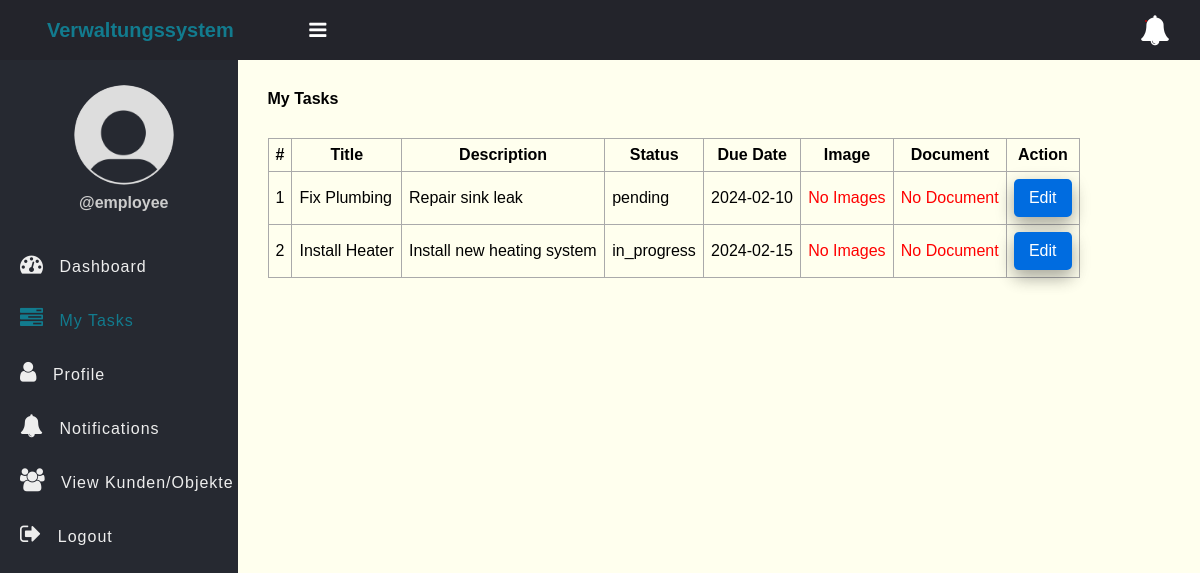
/my_task.php (signed in), run on the app's committed database.
### tables this page shows
CREATE TABLE tasks (
                       id INT AUTO_INCREMENT PRIMARY KEY,
                       title VARCHAR(255) NOT NULL,
                       description TEXT NOT NULL,
                       assigned_to INT NOT NULL,
                       due_date DATE NULL,
                       kunde_id INT NULL,
                       objekt_id INT NULL,
                       status ENUM('pending', 'in_progress', 'completed') DEFAULT 'pending',
                       images JSON NULL,
                       document VARCHAR(255) NULL,
                       created_at TIMESTAMP DEFAULT CURRENT_TIMESTAMP,
                       FOREIGN KEY (assigned_to) REFERENCES users(id) ON DELETE CASCADE,
                       FOREIGN KEY (kunde_id) REFERENCES kunden(id) ON DELETE SET NULL,
                       FOREIGN KEY (objekt_id) REFERENCES objekte(id) ON DELETE SET NULL
);

### app/Model/Task.php (called while the page is built, shortened)
<?php
function get_all_tasks_by_id($conn, $id){
	$sql = "SELECT * FROM tasks WHERE assigned_to=?";
	$stmt = $conn->prepare($sql);
	$stmt->execute([$id]);
	if($stmt->rowCount() > 0){
		$tasks = $stmt->fetchAll();
	}else $tasks = 0;
	return $tasks;
}

### my_task.php (the view, shortened to what this page needs)
<?php
if (isset($_SESSION['role']) && isset($_SESSION['id'])) {
    include "DB_connection.php";
    include "app/Model/Task.php";
    include "app/Model/User.php";
    $tasks = get_all_tasks_by_id($conn, $_SESSION['id']);
 ?>
<!DOCTYPE html>
<html>
<head>
	<link rel="stylesheet" href="https://stackpath.bootstrapcdn.com/font-awesome/4.7.0/css/font-awesome.min.css">
	<link rel="stylesheet" href="css/style.css">
</head>
<body>
	<?php include "inc/header.php" ?>
	<div class="body">
		<?php include "inc/nav.php" ?>
		<section class="section-1">
			<h4 class="title">My Tasks</h4>
			<?php if ($tasks != 0) { ?>
                <table class="main-table">
                    <tr>
                        <th>#</th>
                        <th>Title</th>
                        <th>Description</th>
                        <th>Status</th>
                        <th>Due Date</th>
                        <th>Image</th>
                        <th>Document</th>
                        <th>Action</th>
                    </tr>
                    <?php $i=0; foreach ($tasks as $task) { ?>
                        <tr>
                            <td><?=++$i?></td>
                            <td><?=$task['title']?></td>
                            <td><?=$task['description']?></td>
                            <td><?=$task['status']?></td>
                            <td><?=$task['due_date']?></td>
                            <td>
                                <?php if (!empty($task['images'])) {
                                    $image_paths = json_decode($task['images'], true);
                                    if (!empty($image_paths)) {
                                        foreach ($image_paths as $image) { ?>
                                            <img src="<?=$image?>" alt="Task Image" width="80" height="80" style="border-radius: 5px; margin: 5px;">
                                        <?php }
                                    }
                                } else { ?>
                                    <p style="color: red;">No Images</p>
                                <?php } ?>
                            </td>
                            <td>
                                <?php if (!empty($task['document']) && file_exists($task['document'])) { ?>
                                    <a href="<?=$task['document']?>" download class="btn">Download</a>
                                <?php } else { ?>
                                    <p style="color: red;">No Document</p>
                                <?php } ?>
                            </td>
                            <td>
                                <a href="edit-task-employee.php?id=<?=$task['id']?>" class="edit-btn">Edit</a>
                            </td>
                        </tr>
                    <?php } ?>
                </table>
            <?php }else { ?>
			<h3>Empty</h3>
		<?php  }?>
		</section>
	</div>
</body>
</html>
<?php }else{
   $em = "First login";
   header("Location: login.php?error=$em");
   exit();
}
 ?>

### css/style.css (style rules this page uses)
* { padding: 0; margin: 0; box-sizing: border-box; font-family: arial, sans-serif; }
.body { display: flex; }
.section-1 { padding: 30px; }
.section-1 .title { margin-bottom: 10px; }
.section-1 { width: 100%; background: #ffe; }
.main-table, .main-table tr, .main-table th, .main-table td { border: 1px solid #aaa; border-collapse: collapse; padding: 7px; }
.main-table { width: 90%; margin-top: 30px; }
.edit-btn { text-decoration: none; display: inline-block; padding-left: 10px; border: none; background: #006CE0; padding: 10px 15px; color: #fff; font-size: 16px; border-radius: 5px; cursor: pointer; outline: none; transition: background 1s; box-shadow: 0 8px 16px 0 rgba(0,0,0,0.2), 0 6px 20px 0 rgba(0,0,0,0.19); }

### data on the page
tasks: title "Fix Plumbing", description "Repair sink leak", status "pending", due_date "2024-02-10", shows "No Images", shows "No Document"
tasks: title "Install Heater", description "Install new heating system", status "in_progress", due_date "2024-02-15", shows "No Images", shows "No Document"

### other printed values
$_SESSION['username'] "employee"
